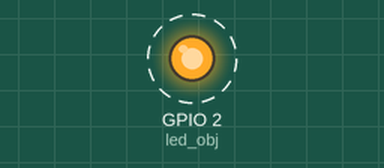
Recording of a program running on a simulated ESP32 board running MicroPython. Shown: output pins drawn as LEDs (lit = HIGH). Dashed ring = blinking.

Above: at 0.1 s.
Timing chart, 0 to 3.0 s (numbered marks = the images above):
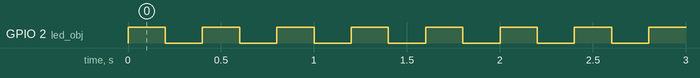

The program:

3.0Led_blinky.py
```python
#LED blinking with Micropython
import machine
import time
from machine import Pin
from time import sleep

led_obj = Pin(2, Pin.OUT)

while True:
    led_obj.value(1)
    sleep(0.2)
    led_obj.value(0)
    sleep(0.2)
```

Measured:
- by itself, GPIO 2 (led_obj): alternates HIGH for 0.20 s and LOW for 0.20 s
